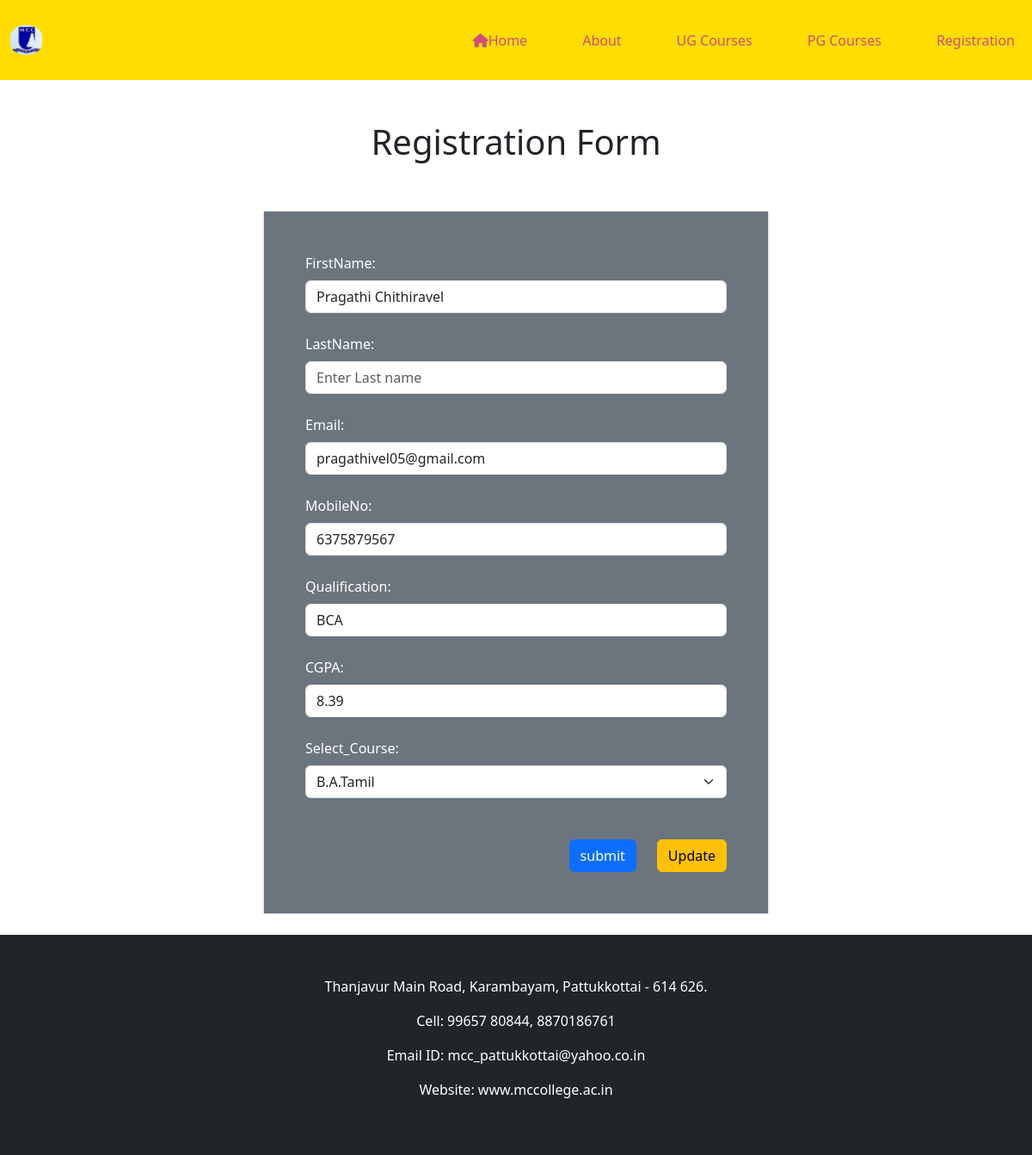
/Register-form.php?id=26, run on the app's committed database.
### tables this page shows
CREATE TABLE `users` (
  `id` int(11) NOT NULL,
  `Name` varchar(50) DEFAULT NULL,
  `Email` varchar(100) DEFAULT NULL,
  `Mobile` varchar(20) DEFAULT NULL,
  `Qualification` varchar(100) DEFAULT NULL,
  `CGPA` varchar(50) DEFAULT NULL,
  `Courses` varchar(100) DEFAULT NULL
);

### Register-form.php (the view, shortened to what this page needs)
<!DOCTYPE html>
<html lang="en">
<head>
    <link href="https://cdn.jsdelivr.net/npm/bootstrap@5.3.8/dist/css/bootstrap.min.css" rel="stylesheet">
</head>
<body>
    <?php
    require 'header.php';
    ?>
<?php
include 'db.php';
if(isset($_GET['id'])){
    $id = (int) $_GET['id'];
    $sql = "SELECT * FROM users WHERE id='$id' ";
    $result = $connect->query($sql);
    if($result->num_rows > 0){
        $row = $result->fetch_assoc();
    }
}
?>
        <section>
            <div class="container-fluid">
                <h1 class="text-center py-5">Registration Form</h1>
                <div class="d-flex justify-content-center">
                    <form action="insert_value.php" method="POST" enctype="multipart/form-data"
                     class=" border text-bg-secondary py-5 px-5 col-10 col-sm-6">
                    <label for="fname" class="form-label">FirstName:</label>
                    <input class="form-control" id="fname" name="fname" type="text"
                    placeholder="Enter First name" value="<?php echo $row['Name'] ?? ''; ?>"/>
                    <span id="fnameError" style="color: red;"></span><br/>
                    <label for="lname" class="form-label">LastName:</label>
                    <input class="form-control" id="lname" name="lname" type="text"
                     placeholder="Enter Last name"/>
                    <span id="lnameError" style="color: red;"></span><br/>
                    <label for="mailid" class="form-label">Email:</label>
                    <input class="form-control" id="mailid" name="mailid" type="email"
                     placeholder="Enter Email" value="<?php echo $row['Email'] ?? ''; ?>"/>
                    <span id="mailidError" style="color: red;"></span><br/>
                    <label for="mobile-no" class="form-label">MobileNo:</label>
                    <input class="form-control" id="mobile-no" name="mobile-no" type="number"
                    placeholder="Enter Mobile No" value="<?php echo $row['Mobile'] ?? ''; ?>"/>
                    <span id="mobileError" style="color: red;"></span><br/>
                    <label for="qualification" class="form-label">Qualification:</label>
                    <input class="form-control" id="qualification" name="qualification" type="text"
                    placeholder="Highest qualification" value="<?php echo $row['Qualification'] ?? ''; ?>"/>
                    <span id="qualificationError" style="color: red;"></span><br/>
                    <label for="CGPA" class="form-label">CGPA:</label>
                    <input class="form-control" id="CGPA" name="CGPA" type="text"
                     placeholder="Enter CGPA/Percentage" value="<?php echo $row['CGPA'] ?? ''; ?>"/>
                    <span id="CGPAError" style="color: red;"></span><br/>
                    <label for="courses" class="form-label">Select_Course:</label>
                    <select class="form-select" id="courses" name="courses">
                        <option value="B.A.Tamil"
                            <?php if(($row['Courses'] ?? '') == 'B.A.Tamil') echo 'selected'; ?>>
                            B.A.Tamil
                        </option>
                    </select><br/>
                    <span id="coursesError" style="color: red;"></span><br/>
                    <div class="d-flex justify-content-end gap-4">
                        <button onclick="alertBox()" class="btn btn-primary " type="submit" name="insert">submit</button>
                        <a href="User_update.php" class="btn btn-warning">Update</a>
                    </div>
                    </form>
                </div>
            </div>
        </section>
    <?php
    require 'footer.php';
    ?>
</body>
</html>

### data on the page
users: fname "Pragathi Chithiravel", mailid "pragathivel05@gmail.com", mobile-no "6375879567", qualification "BCA", CGPA "8.39", courses "B.A.Tamil"
